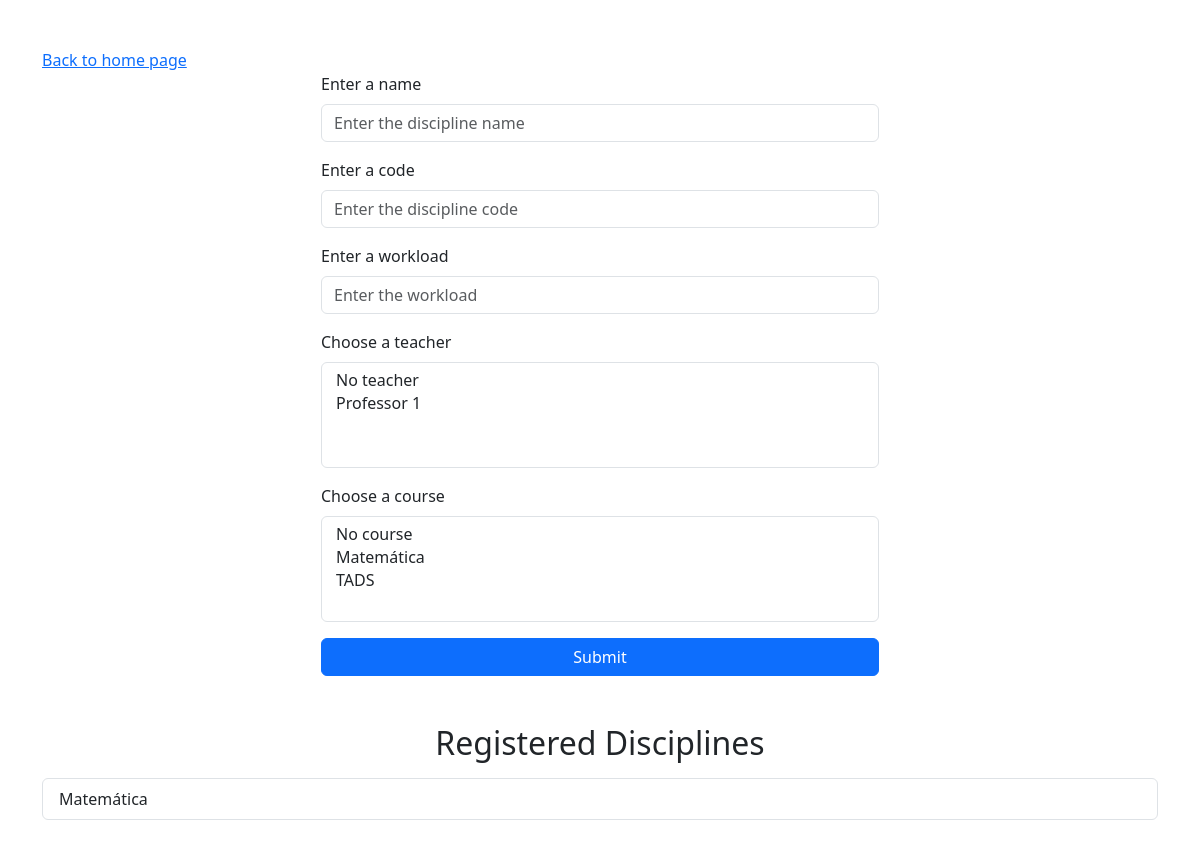
Before: /discipline with the older database file.
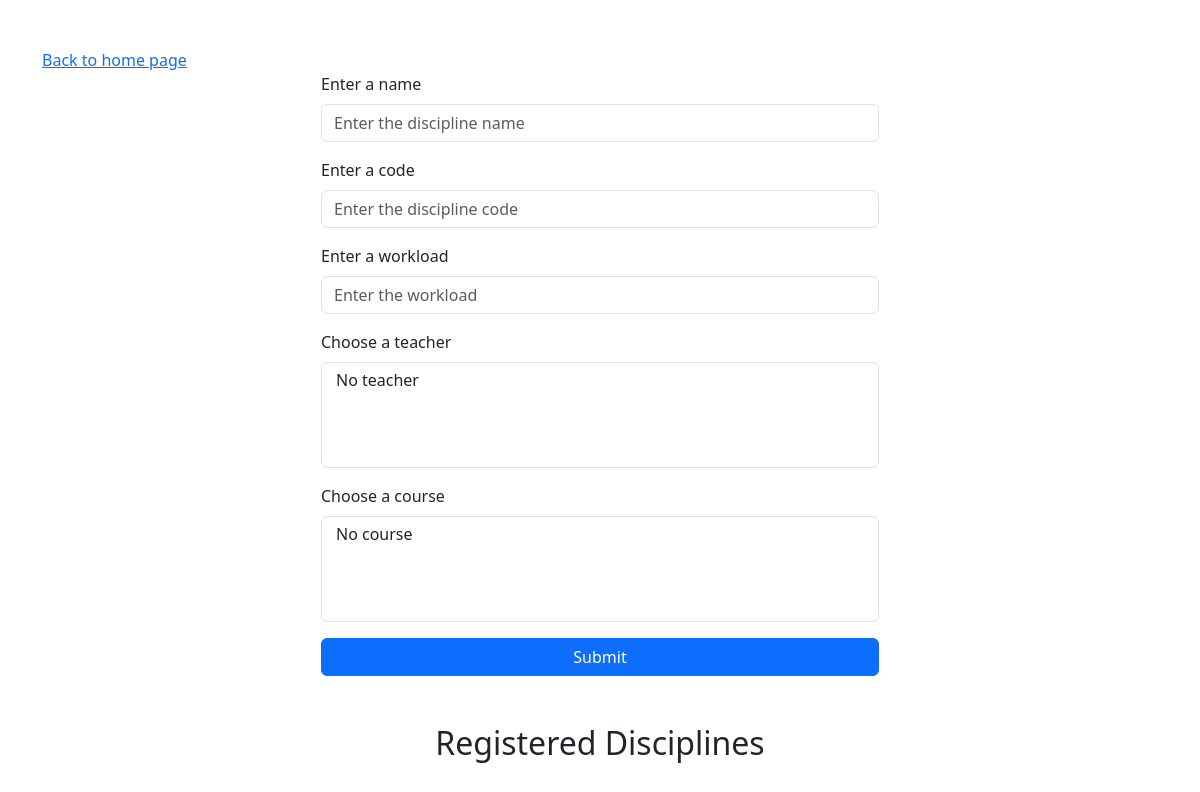
After: the same page with the newer database file.
### app/models.py (models this page shows)
class Discipline(db.Model):
  __tablename__ = 'disciplines'
  id = db.Column(db.Integer, primary_key=True)
  name = db.Column(db.String(100), nullable=False)
  code = db.Column(db.String(50), unique=True, nullable=False)
  workload = db.Column(db.String(20), nullable=False)
  teachers = db.relationship('Teacher', secondary='teacher_discipline', back_populates='disciplines')
  courses = db.relationship('Course', secondary='discipline_course', back_populates='disciplines')

### app/routes.py (the view, shortened to what this page needs)
@main.route('/discipline', methods=['GET', 'POST'])
def discipline():
  form = DisciplineForm()
  disciplines = Discipline.query.all()
  return render_template('discipline.html', form=form, disciplines=disciplines)

### app/forms.py
class DisciplineForm(FlaskForm):
  name = StringField('Enter a name', validators=[DataRequired()])
  code = StringField('Enter a code', validators=[DataRequired()])
  workload = StringField('Enter a workload', validators=[DataRequired()])
  teacher = SelectMultipleField('Choose a teacher', coerce=int, default=None)
  course = SelectMultipleField('Choose a course', coerce=int, default=None)
  submit = SubmitField('Submit')
  def __init__(self, *args, **kwargs):
    super(DisciplineForm, self).__init__(*args, **kwargs)
    self.teacher.choices = [(teacher.id, teacher.name) for teacher in Teacher.query.all()]
    self.teacher.choices.insert(0, (0, 'No teacher'))
    self.course.choices = [(course.id, course.name) for course in Course.query.all()]
    self.course.choices.insert(0, (0, 'No course'))

### app/templates/discipline.html (shortened to what this page needs)
<!doctype html>
<html lang="en">
<head>
  <link href="https://cdn.jsdelivr.net/npm/bootstrap@5.3.3/dist/css/bootstrap.min.css" rel="stylesheet"
>
</head>
<body>
  <div class="container my-5">
    <a href="/">Back to home page</a>
    <form class="w-50 m-auto" method="POST" action="">
      <div class="mb-3">
        {{ form.name.label(class="form-label") }}
        {{ form.name(class="form-control", placeholder="Enter the discipline name") }}
      </div>
      <div class="mb-3">
        {{ form.code.label(class="form-label") }}
        {{ form.code(class="form-control", placeholder="Enter the discipline code") }}
      </div>
      <div class="mb-3">
        {{ form.workload.label(class="form-label") }}
        {{ form.workload(class="form-control", placeholder="Enter the workload") }}
      </div>
      <div class="mb-3">
        {{ form.teacher.label(class="form-label") }}
        {{ form.teacher(class="form-select") }}
      </div>
      <div class="mb-3">
        {{ form.course.label(class="form-label") }}
        {{ form.course(class="form-select") }}
      </div>
      <div class="d-grid">
        {{ form.submit(class="btn btn-primary") }}
      </div>
    </form>
    <h2 class="mt-5 mb-3 text-center">Registered Disciplines</h2>
    <ul class="list-group">
      {% for discipline in disciplines %}
      <li class="list-group-item">{{ discipline.name }}</li>
      {% endfor %}
    </ul>
  </div>
</body>
</html>

Changed rows visible on the page:
removed Discipline: name "Matemática"
Other visible differences:
form field teacher: "No teacher / Professor 1" → "No teacher"
form field course: "No course / Matemática / TADS" → "No course"
